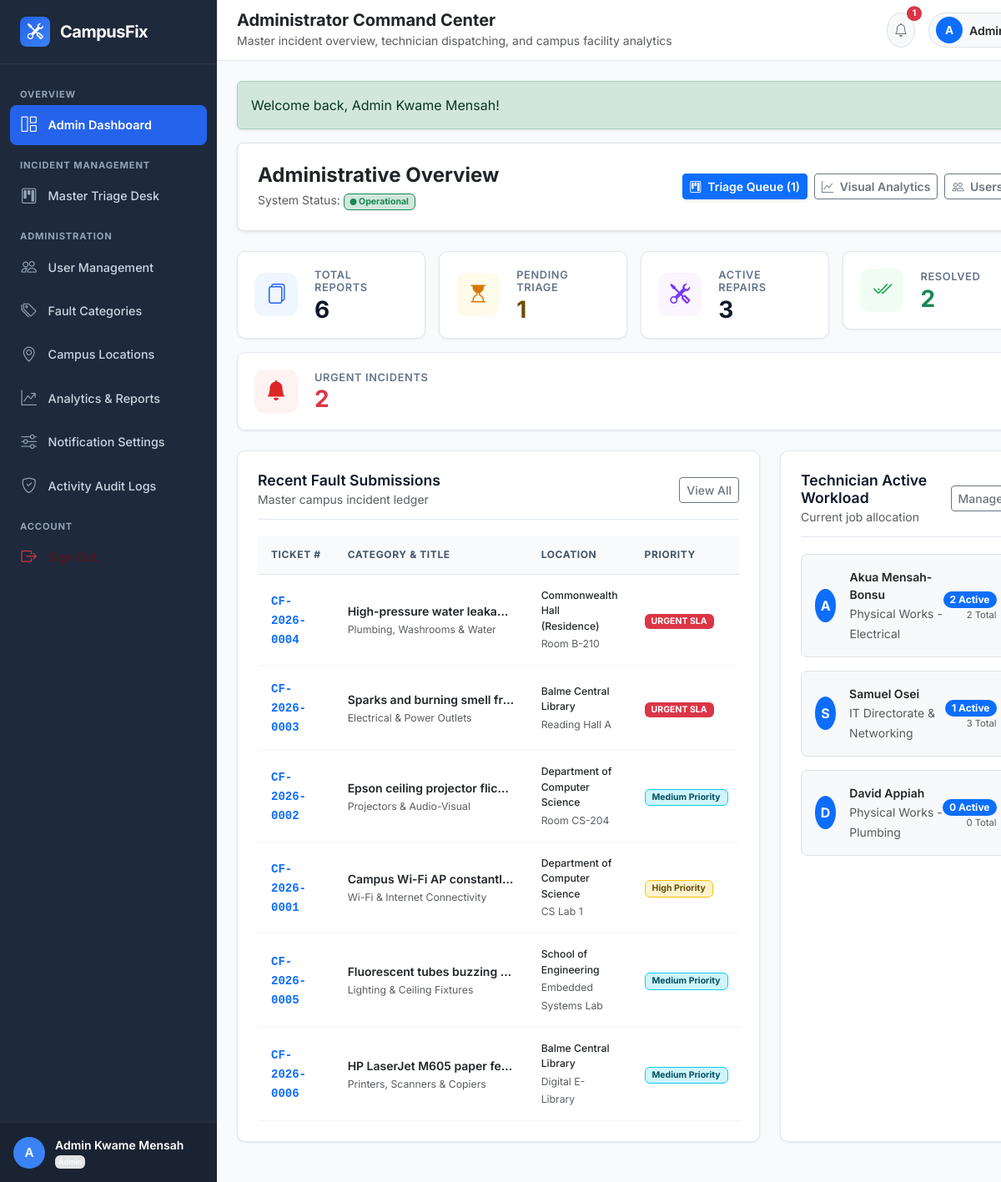
/admin/dashboard.php (signed in), run on an earlier commit of the app's database.
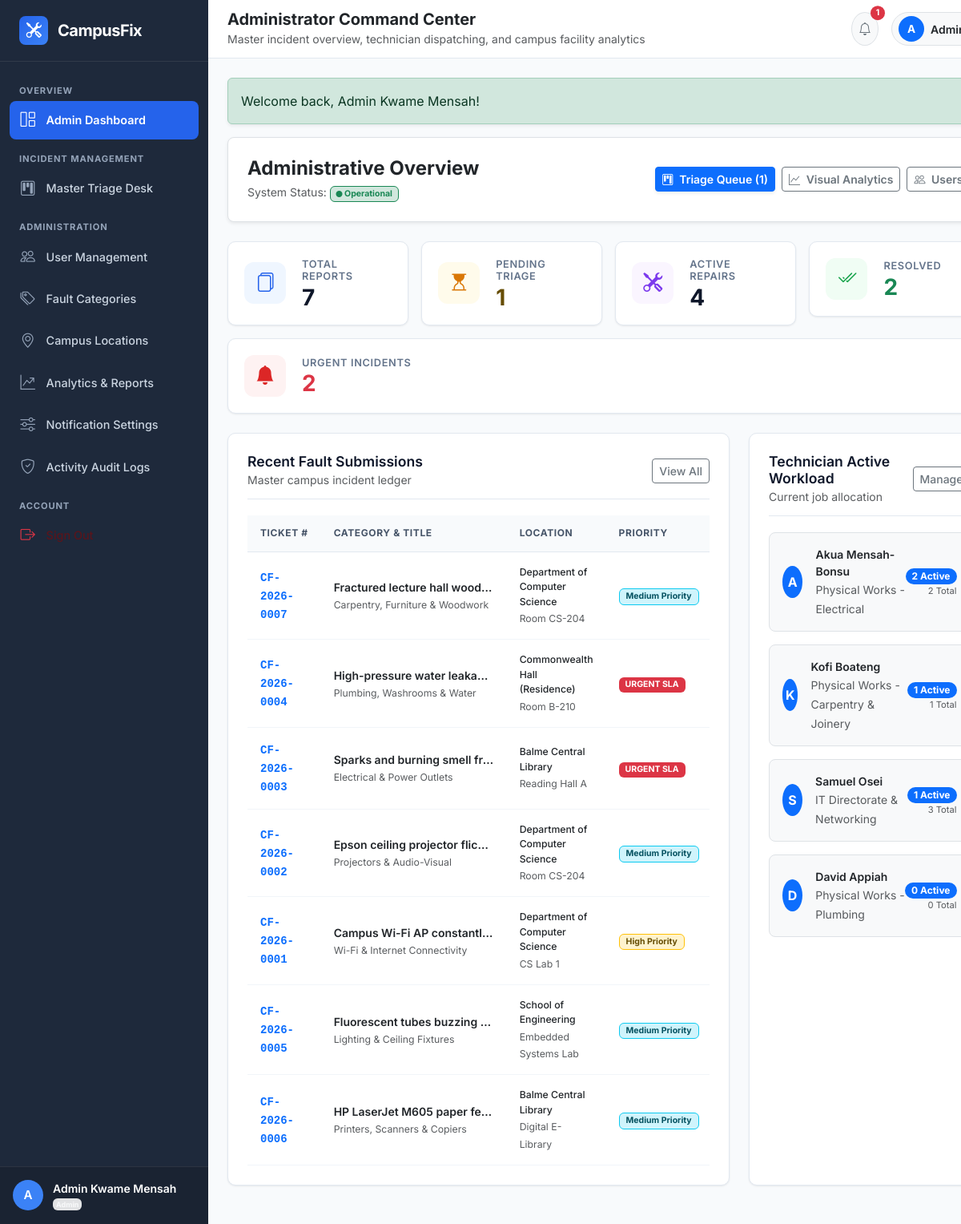
And on a later commit of the database.
### tables this page shows
CREATE TABLE `tickets` (
  `id` INT UNSIGNED NOT NULL AUTO_INCREMENT,
  `ticket_number` VARCHAR(30) NOT NULL COMMENT 'Human-readable unique ID, e.g., CF-2026-0001',
  `reporter_id` INT UNSIGNED NOT NULL,
  `category_id` INT UNSIGNED NOT NULL,
  `location_id` INT UNSIGNED NOT NULL,
  `location_details` VARCHAR(255) DEFAULT NULL COMMENT 'Extra specific notes e.g. Near 3rd window from left',
  `title` VARCHAR(200) NOT NULL,
  `description` TEXT NOT NULL,
  `severity` ENUM('low', 'medium', 'high', 'critical') NOT NULL DEFAULT 'medium',
  `priority` ENUM('low', 'medium', 'high', 'urgent') NOT NULL DEFAULT 'medium',
  `status` ENUM('pending', 'assigned', 'in_progress', 'resolved', 'closed', 'reopened', 'cancelled') NOT NULL DEFAULT 'pending',
  `assigned_to` INT UNSIGNED DEFAULT NULL COMMENT 'Technician currently assigned',
  `assigned_at` DATETIME DEFAULT NULL,
  `resolved_at` DATETIME DEFAULT NULL,
  `closed_at` DATETIME DEFAULT NULL,
  `resolution_notes` TEXT DEFAULT NULL COMMENT 'Summary of repair work done by technician',
  `satisfaction_rating` TINYINT UNSIGNED DEFAULT NULL COMMENT '1 to 5 star rating by student reporter upon resolution',
  `satisfaction_feedback` TEXT DEFAULT NULL,
  `billing_amount` DECIMAL(10,2) NOT NULL DEFAULT 0.00 COMMENT 'Repair/Material surcharge if billable',
  `billing_description` VARCHAR(255) DEFAULT NULL COMMENT 'Reason for surcharge (e.g. Replacement Lamp/Cable)',
  `payment_status` ENUM('not_required', 'pending', 'paid', 'waived') NOT NULL DEFAULT 'not_required',
  `created_at` DATETIME NOT NULL DEFAULT CURRENT_TIMESTAMP,
  `updated_at` DATETIME NOT NULL DEFAULT CURRENT_TIMESTAMP ON UPDATE CURRENT_TIMESTAMP,
  PRIMARY KEY (`id`),
  UNIQUE KEY `uk_tickets_ticket_number` (`ticket_number`),
  KEY `idx_tickets_reporter` (`reporter_id`),
  KEY `idx_tickets_assigned_to` (`assigned_to`),
  KEY `idx_tickets_category` (`category_id`),
  KEY `idx_tickets_location` (`location_id`),
  KEY `idx_tickets_status` (`status`),
  KEY `idx_tickets_payment_status` (`payment_status`),
  KEY `idx_tickets_severity` (`severity`),
  KEY `idx_tickets_priority` (`priority`),
  KEY `idx_tickets_created_at` (`created_at`),
  CONSTRAINT `fk_tickets_reporter` FOREIGN KEY (`reporter_id`) REFERENCES `users` (`id`) ON UPDATE CASCADE,
  CONSTRAINT `fk_tickets_assigned_to` FOREIGN KEY (`assigned_to`) REFERENCES `users` (`id`) ON DELETE SET NULL ON UPDATE CASCADE,
  CONSTRAINT `fk_tickets_category` FOREIGN KEY (`category_id`) REFERENCES `categories` (`id`) ON UPDATE CASCADE,
  CONSTRAINT `fk_tickets_location` FOREIGN KEY (`location_id`) REFERENCES `campus_locations` (`id`) ON UPDATE CASCADE
);

CREATE TABLE `categories` (
  `id` INT UNSIGNED NOT NULL AUTO_INCREMENT,
  `name` VARCHAR(100) NOT NULL,
  `slug` VARCHAR(100) NOT NULL,
  `description` TEXT DEFAULT NULL,
  `department_in_charge` VARCHAR(100) DEFAULT 'General Services',
  `icon` VARCHAR(50) DEFAULT 'bi-gear' COMMENT 'Bootstrap Icon class name',
  `color_code` VARCHAR(20) DEFAULT '#0d6efd' COMMENT 'Hex color code for UI badges',
  `is_active` TINYINT(1) NOT NULL DEFAULT 1,
  `created_at` DATETIME NOT NULL DEFAULT CURRENT_TIMESTAMP,
  PRIMARY KEY (`id`),
  UNIQUE KEY `uk_categories_name` (`name`),
  UNIQUE KEY `uk_categories_slug` (`slug`),
  KEY `idx_categories_is_active` (`is_active`)
);

CREATE TABLE `campus_locations` (
  `id` INT UNSIGNED NOT NULL AUTO_INCREMENT,
  `building_name` VARCHAR(100) NOT NULL,
  `building_code` VARCHAR(20) NOT NULL,
  `floor` VARCHAR(50) NOT NULL COMMENT 'Ground Floor, 1st Floor, 2nd Floor, etc.',
  `room_number` VARCHAR(50) DEFAULT NULL COMMENT 'Room CS-101, Reading Hall A, etc.',
  `area_description` VARCHAR(255) DEFAULT NULL,
  `is_active` TINYINT(1) NOT NULL DEFAULT 1,
  `created_at` DATETIME NOT NULL DEFAULT CURRENT_TIMESTAMP,
  PRIMARY KEY (`id`),
  KEY `idx_locations_building_code` (`building_code`),
  KEY `idx_locations_is_active` (`is_active`)
);

CREATE TABLE `users` (
  `id` INT UNSIGNED NOT NULL AUTO_INCREMENT,
  `user_code` VARCHAR(30) NOT NULL COMMENT 'Unique identifier (e.g., ADM-2026-001, TECH-2026-001, STU-2026-101)',
  `full_name` VARCHAR(100) NOT NULL,
  `email` VARCHAR(150) NOT NULL,
  `phone` VARCHAR(25) DEFAULT NULL,
  `password_hash` VARCHAR(255) NOT NULL,
  `role` ENUM('student', 'technician', 'admin') NOT NULL DEFAULT 'student',
  `department` VARCHAR(100) DEFAULT NULL COMMENT 'Academic department or technical unit',
  `status` ENUM('active', 'inactive', 'suspended') NOT NULL DEFAULT 'active',
  `avatar` VARCHAR(255) DEFAULT NULL COMMENT 'Path to profile image or avatar',
  `reset_token` VARCHAR(100) DEFAULT NULL,
  `reset_token_expires_at` DATETIME DEFAULT NULL,
  `created_at` DATETIME NOT NULL DEFAULT CURRENT_TIMESTAMP,
  `updated_at` DATETIME NOT NULL DEFAULT CURRENT_TIMESTAMP ON UPDATE CURRENT_TIMESTAMP,
  PRIMARY KEY (`id`),
  UNIQUE KEY `uk_users_user_code` (`user_code`),
  UNIQUE KEY `uk_users_email` (`email`),
  KEY `idx_users_role_status` (`role`, `status`)
);

### admin/dashboard.php (the view, shortened to what the rows shown need)
<?php
require_once __DIR__ . '/../includes/functions.php';
$recentSubmissions = [];
$technicians = [];
try {
    $pdo = get_db_connection();
    $recentStmt = $pdo->query("
        SELECT t.*, c.name as category_name, c.icon as category_icon,
               l.building_name, l.room_number,
               r.full_name as reporter_name,
               tech.full_name as technician_name
        FROM tickets t
        JOIN categories c ON t.category_id = c.id
        JOIN campus_locations l ON t.location_id = l.id
        JOIN users r ON t.reporter_id = r.id
        LEFT JOIN users tech ON t.assigned_to = tech.id
        ORDER BY t.created_at DESC
        LIMIT 10
    ");
    $recentSubmissions = $recentStmt->fetchAll();
    $techStmt = $pdo->query("
        SELECT u.id, u.full_name, u.department, u.email,
               COUNT(t.id) as total_assigned,
               SUM(CASE WHEN t.status IN ('assigned', 'in_progress', 'reopened') THEN 1 ELSE 0 END) as active_jobs
        FROM users u
        LEFT JOIN tickets t ON u.id = t.assigned_to
        WHERE u.role = 'technician' AND u.status = 'active'
        GROUP BY u.id, u.full_name, u.department, u.email
        ORDER BY active_jobs DESC
    ");
    $technicians = $techStmt->fetchAll();
} catch (Exception $e) {
    flash_message('danger', 'Error loading administrative metrics: ' . $e->getMessage());
}
include_once INCLUDES_PATH . 'header.php';
?>
<div class="d-flex flex-column flex-1 w-100">
    <?php include_once INCLUDES_PATH . 'navbar.php'; ?>
    <div class="container-fluid px-0">
        <div class="row g-4 mb-4">
            <div class="col-xl-8">
                <div class="cf-card mb-0 h-100">
                    <?php if (empty($recentSubmissions)): ?>
                        <div class="empty-state py-4">
                            <i class="bi bi-folder2-open empty-state-icon"></i>
                            <h6 class="empty-state-title">No Incident Reports in Database</h6>
                            <p class="empty-state-text">Import <code>database/campusfix.sql</code> to load demonstration incidents.</p>
                        </div>
                    <?php else: ?>
                        <div class="table-responsive">
                            <table class="cf-table">
                                <thead>
                                    <tr>
                                        <th>Ticket #</th>
                                        <th>Category & Title</th>
                                        <th>Location</th>
                                        <th>Priority</th>
                                    </tr>
                                </thead>
                                <tbody>
                                    <?php foreach ($recentSubmissions as $row): ?>
                                        <tr>
                                            <td>
                                                <a href="<?= BASE_URL ?>admin/ticket-details.php?id=<?= $row['id'] ?>" class="fw-bold font-monospace text-primary text-decoration-none">
                                                    <?= htmlspecialchars($row['ticket_number']) ?>
                                                </a>
                                            </td>
                                            <td>
                                                <div class="fw-semibold text-dark text-truncate" style="max-width: 200px;">
                                                    <?= htmlspecialchars($row['title']) ?>
                                                </div>
                                                <small class="text-muted"><?= htmlspecialchars($row['category_name']) ?></small>
                                            </td>
                                            <td>
                                                <div class="small fw-medium text-dark"><?= htmlspecialchars($row['building_name']) ?></div>
                                                <small class="text-muted"><?= htmlspecialchars($row['room_number'] ?? 'General') ?></small>
                                            </td>
                                            <td><?= render_priority_badge($row['priority']) ?></td>
                                        </tr>
                                    <?php endforeach; ?>
                                </tbody>
                            </table>
                        </div>
                    <?php endif; ?>
                </div>
            </div>
            <div class="col-xl-4">
                <div class="cf-card mb-0 h-100">
                    <?php if (empty($technicians)): ?>
                        <p class="text-muted small">No active technicians found.</p>
                    <?php else: ?>
                        <div class="d-flex flex-column gap-3">
                            <?php foreach ($technicians as $t): ?>
                                <div class="p-3 rounded-3 border bg-light d-flex align-items-center justify-content-between">
                                    <div class="d-flex align-items-center gap-3">
                                        <div class="bg-primary text-white rounded-circle d-flex align-items-center justify-content-center fw-bold" style="width: 40px; height: 40px;">
                                            <?= strtoupper(substr($t['full_name'], 0, 1)) ?>
                                        </div>
                                        <div>
                                            <div class="fw-semibold text-dark small"><?= htmlspecialchars($t['full_name']) ?></div>
                                            <small class="text-muted"><?= htmlspecialchars($t['department'] ?? 'Technical Artisan') ?></small>
                                        </div>
                                    </div>
                                    <div class="text-end">
                                        <span class="badge <?= ($t['active_jobs'] > 3) ? 'bg-danger' : 'bg-primary' ?> rounded-pill px-2 py-1">
                                            <?= $t['active_jobs'] ?> Active
                                        </span>
                                        <div class="text-muted" style="font-size: 0.7rem;"><?= $t['total_assigned'] ?> Total</div>
                                    </div>
                                </div>
                            <?php endforeach; ?>
                        </div>
                    <?php endif; ?>
                </div>
            </div>
        </div>
    </div>
</div>
<?php include_once INCLUDES_PATH . 'footer.php'; ?>

### includes/functions.php (shortened to what the rows shown need)
<?php
function render_priority_badge(string $priority): string
{
    $map = [
        'low'    => ['class' => 'bg-light text-muted border', 'label' => 'Low Priority'],
        'medium' => ['class' => 'bg-info-subtle text-info-emphasis border border-info', 'label' => 'Medium Priority'],
        'high'   => ['class' => 'bg-warning-subtle text-warning-emphasis border border-warning', 'label' => 'High Priority'],
        'urgent' => ['class' => 'bg-danger text-white fw-bold', 'label' => 'URGENT SLA']
    ];
    $cfg = $map[strtolower($priority)] ?? ['class' => 'badge bg-secondary', 'label' => ucfirst($priority)];
    return sprintf('<span class="badge %s px-2 py-1 rounded-2">%s</span>', $cfg['class'], htmlspecialchars($cfg['label']));
}

What changed in the data, as far as the page shows it:
added tickets: ticket_number "CF-2026-0007", title "Fractured lecture hall wood…", category.name "Carpentry, Furniture & Woodwork", location.building_name "Department of Computer Science", location.room_number "Room CS-204", priority "Medium Priority"
added users: full_name "K", full_name "Kofi Boateng", department "Physical Works - Carpentry & Joinery", active_jobs "1", total_assigned "1"
Also different on the page:
$totalTickets: "6" → "7"
$activeRepairs: "3" → "4"
